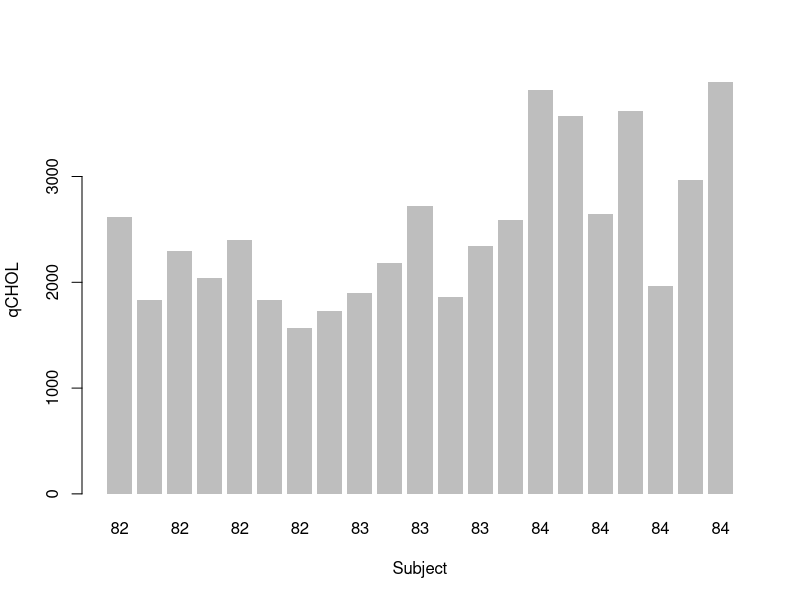

This figure's R source:
#-----------------------
#title:   basic sample script
#purpose: test setup
#-----------------------


# init
setwd("V:/3-studys/TB/OPP51919/Week24/1-import")
study <- read.csv("DecGTS20_hominidSubset.csv",sep=",",header=TRUE) 


# parse / analysis



# graph / output
barplot(study$qCHOL, names.arg=study$Subject, col="gray", border=NA, xlab="Subject", ylab="qCHOL")


